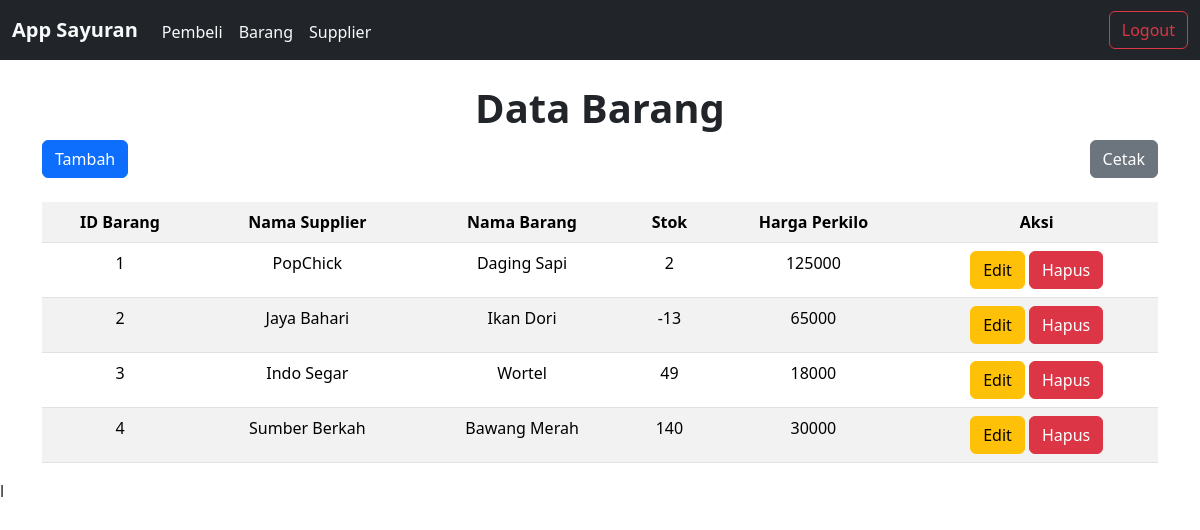
The app's page /barang/index.php (signed in) with its own data.
### tables this page shows
CREATE TABLE `barang` (
  `id_barang` int(11) NOT NULL,
  `id_supplier` int(11) NOT NULL,
  `nama_barang` varchar(100) NOT NULL,
  `stok` int(11) NOT NULL,
  `harga_perkilo` int(11) NOT NULL
);

CREATE TABLE `supplier` (
  `id_supplier` int(11) NOT NULL,
  `nama_supplier` varchar(100) NOT NULL,
  `alamat` varchar(255) NOT NULL,
  `no_hp` varchar(13) NOT NULL
);

### barang/index.php (the view, shortened to what this page needs)
<?php
include "../koneksi.php";
$sql = "SELECT barang.id_barang,supplier.nama_supplier,barang.nama_barang,barang.stok,barang.harga_perkilo
        FROM barang
        INNER JOIN supplier ON barang.id_supplier = supplier.id_supplier ORDER BY barang.id_barang";
        $query = mysqli_query($koneksi,$sql);
?>
 <!DOCTYPE html>
 <html lang="en">
 <head>
    <link rel="stylesheet" href="../css/bootstrap.min.css">
 </head>
 <body>
     <nav class="navbar navbar-expand-lg bg-dark">
         <div class="container-fluid">
             <a href="../transaksi/index.php" class="navbar-brand fw-bold text-light">App Sayuran</a>
             <ul class="navbar-nav me-auto mt-1">
                 <li class="nav-item">
                     <a href="../pembeli/index.php" class="nav-link active text-light">Pembeli</a>
                 </li>
                 <li class="nav-item">
                     <a href="index.php" class="nav-link active text-light">Barang</a>
                 </li>
                 <li class="nav-item">
                     <a href="../supplier/index.php" class="nav-link active text-light">Supplier</a>
                 </li>
             </ul>
             <form  class="d-flex">
                 <a href="../logout.php" class="btn btn-outline-danger " onclick="return confirm('Apakah anda yakin ingin Logout?');">Logout</a>
             </form>
         </div>
     </nav>
     <div class="container">
         <h1 class="text-center mt-4 fw-bold">Data Barang</h1>
         <button class="btn btn-primary" data-bs-toggle="modal" data-bs-target="#modalTambah">Tambah</button>
<a href="cetak.php" class="btn btn-secondary" style="float: right;">Cetak</a>
         <table class="table table-striped mt-4 text-center">
             <tr>
                 <th>ID Barang</th>
                 <th>Nama Supplier</th>
                 <th>Nama Barang</th>
                 <th>Stok</th>
                 <th>Harga Perkilo</th>
                 <th>Aksi</th>
             </tr>
             <?php
             while($data = mysqli_fetch_assoc($query)) {
             ?>
                    <tr>
                        <td><?=$data['id_barang']?></td>
                        <td><?=$data['nama_supplier']?></td>
                        <td><?=$data['nama_barang']?></td>
                        <td><?=$data['stok']?></td>
                        <td><?=$data['harga_perkilo']?></td>
                        <td>
                        <button class="btn btn-warning" data-bs-toggle="modal" data-bs-target="#modalEdit<?=$data['id_barang']?>">Edit</button>
                            <a href="hapus.php?id_barang=<?=$data['id_barang']?>" class="btn btn-danger" onclick="return confirm('Apakah anda yakin ingin hapus data?');">Hapus</a>
                        </td>
                    </tr>
                    <div class="modal fade" id="modalEdit<?=$data['id_barang']?>">
  <div class="modal-dialog">
      <div class="modal-content">
          <div class="modal-body">
        <?php }?>
    </div>
        </div>
    </div>
         </table>
     </div>
 </body>
 </html>l

### records on screen
barang: id_barang "1", id_supplier.nama_supplier "PopChick", nama_barang "Daging Sapi", stok "2", harga_perkilo "125000"
barang: id_barang "2", id_supplier.nama_supplier "Jaya Bahari", nama_barang "Ikan Dori", stok "-13", harga_perkilo "65000"
barang: id_barang "3", id_supplier.nama_supplier "Indo Segar", nama_barang "Wortel", stok "49", harga_perkilo "18000"
barang: id_barang "4", id_supplier.nama_supplier "Sumber Berkah", nama_barang "Bawang Merah", stok "140", harga_perkilo "30000"
